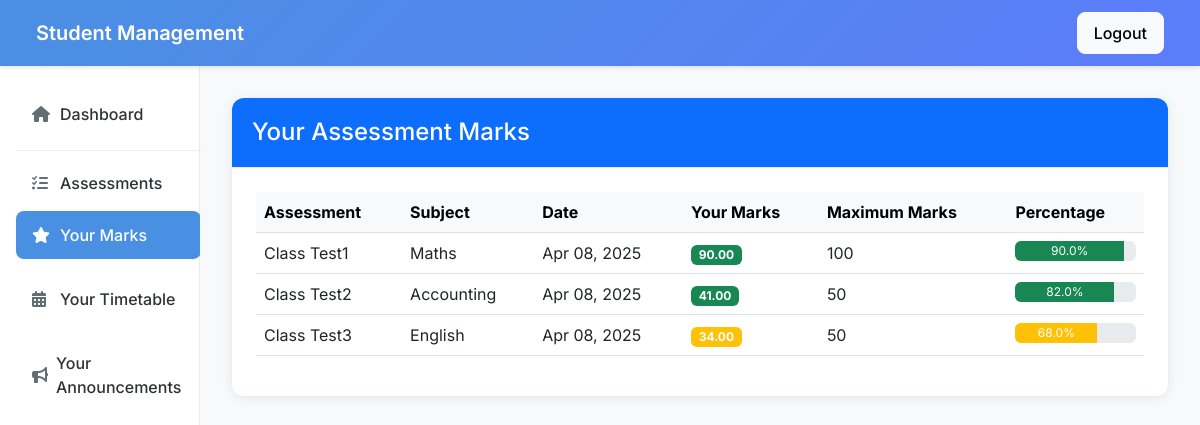
The app's page /marks/view/ (signed in) with its own data.
### management/models.py (models this page shows, shortened)
class Mark(models.Model):
    student = models.ForeignKey(Student, on_delete=models.CASCADE)
    assessment = models.ForeignKey(Assessment, on_delete=models.CASCADE)
    marks_obtained = models.DecimalField(max_digits=5, decimal_places=2, validators=[MinValueValidator(0)])
    comments = models.TextField(blank=True)
    date_added = models.DateTimeField(auto_now_add=True)
    class Meta:
        unique_together = ('student', 'assessment')
        ordering = ['-date_added']

class Assessment(models.Model):
    title = models.CharField(max_length=200)
    description = models.TextField()
    subject = models.CharField(max_length=100)
    max_marks = models.IntegerField()
    date = models.DateField()
    tutor = models.ForeignKey(Tutor, on_delete=models.CASCADE)

### management/views.py (the view)
# urls.py: path('marks/view/', views.student_marks, name='view_marks'),
@login_required
def student_marks(request):
    if request.user.is_tutor:
        messages.error(request, 'This page is only for students.')
        return redirect('home')
    student = get_object_or_404(Student, user=request.user)
    marks = Mark.objects.filter(student=student).select_related('assessment').order_by('-assessment__date')
    if not marks.exists():
        messages.info(request, 'You have no marks recorded yet.')
    marks_with_percentages = []
    for mark in marks:
        percentage = (mark.marks_obtained / mark.assessment.max_marks * 100)
        marks_with_percentages.append({
            'mark': mark,
            'percentage': round(percentage, 1)
        })
    return render(request, 'management/student_marks.html', {
        'marks_with_percentages': marks_with_percentages,
        'is_tutor': False
    })

### management/templates/management/student_marks.html (shortened to what this page needs)
{% extends 'base.html' %}
{% block content %}
<div class="card">
    <div class="card-header bg-primary text-white">
        <h4 class="mb-0">Your Assessment Marks</h4>
    </div>
    <div class="card-body">
        {% if marks_with_percentages %}
            <div class="table-responsive">
                <table class="table table-hover">
                    <thead class="table-light">
                        <tr>
                            <th>Assessment</th>
                            <th>Subject</th>
                            <th>Date</th>
                            <th>Your Marks</th>
                            <th>Maximum Marks</th>
                            <th>Percentage</th>
                        </tr>
                    </thead>
                    <tbody>
                        {% for item in marks_with_percentages %}
                            <tr>
                                <td>{{ item.mark.assessment.title }}</td>
                                <td>{{ item.mark.assessment.subject }}</td>
                                <td>{{ item.mark.assessment.date|date:"M d, Y" }}</td>
                                <td>
                                    <span class="badge {% if item.percentage >= 70 %}bg-success{% elif item.percentage >= 40 %}bg-warning{% else %}bg-danger{% endif %}">
                                        {{ item.mark.marks_obtained }}
                                    </span>
                                </td>
                                <td>{{ item.mark.assessment.max_marks }}</td>
                                <td>
                                    <div class="progress" style="height: 20px">
                                        <div class="progress-bar {% if item.percentage >= 70 %}bg-success{% elif item.percentage >= 40 %}bg-warning{% else %}bg-danger{% endif %}"
                                             role="progressbar"
                                             style="width: {{ item.percentage }}%"
                                             aria-valuenow="{{ item.percentage }}"
                                             aria-valuemin="0"
                                             aria-valuemax="100"
                                             title="{{ item.percentage }}%">
                                            {{ item.percentage }}%
                                        </div>
                                    </div>
                                </td>
                            </tr>
                        {% endfor %}
                    </tbody>
                </table>
            </div>
        {% else %}
            <div class="alert alert-info">
                <i class="fas fa-info-circle me-2"></i>
                You don't have any marks recorded yet.
            </div>
        {% endif %}
    </div>
</div>
{% endblock %}

### management/templates/base.html (style rules this page uses)
:root { --primary-color: #4a90e2; --secondary-color: #f5f6fa; --accent-color: #5c7cfa; --success-color: #51cf66; --danger-color: #ff6b6b; --warning-color: #ffd43b; --text-primary: #2d3436; --text-secondary: #636e72; --border-color: #e9ecef; }
body { font-family: 'Inter', -apple-system, BlinkMacSystemFont, 'Segoe UI', Roboto, sans-serif; color: var(--text-primary); background-color: #f8f9fa; }
.card { border: none; border-radius: 12px; box-shadow: 0 2px 12px rgba(0,0,0,0.08); transition: transform 0.2s ease, box-shadow 0.2s ease; background: white; margin-bottom: 1.5rem; }
.card-header { border-bottom: 1px solid var(--border-color); padding: 1.25rem; background-color: white; border-radius: 12px 12px 0 0 !important; }
.card-body { padding: 1.5rem; }

### records on screen
Mark: mark.assessment "Class Test1", mark.assessment.subject "Maths", mark.assessment "Apr 08, 2025", mark.marks_obtained "90.00", mark.assessment.max_marks "100", percentage "90.0"
Mark: mark.assessment "Class Test2", mark.assessment.subject "Accounting", mark.assessment "Apr 08, 2025", mark.marks_obtained "41.00", mark.assessment.max_marks "50", percentage "82.0"
Mark: mark.assessment "Class Test3", mark.assessment.subject "English", mark.assessment "Apr 08, 2025", mark.marks_obtained "34.00", mark.assessment.max_marks "50", percentage "68.0"
